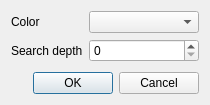
<?xml version="1.0" encoding="UTF-8"?>
<ui version="4.0">
 <class>SettingsDialog</class>
 <widget class="QDialog" name="SettingsDialog">
  <property name="geometry">
   <rect>
    <x>0</x>
    <y>0</y>
    <width>210</width>
    <height>105</height>
   </rect>
  </property>
  <property name="windowTitle">
   <string>Dialog</string>
  </property>
  <layout class="QVBoxLayout" name="verticalLayout">
   <item>
    <layout class="QFormLayout" name="formLayout">
     <property name="fieldGrowthPolicy">
      <enum>QFormLayout::AllNonFixedFieldsGrow</enum>
     </property>
     <item row="0" column="0">
      <widget class="QLabel" name="label_5">
       <property name="text">
        <string>Color</string>
       </property>
      </widget>
     </item>
     <item row="0" column="1">
      <widget class="QComboBox" name="comboBoxColor"/>
     </item>
     <item row="1" column="0">
      <widget class="QLabel" name="label_2">
       <property name="text">
        <string>Search depth</string>
       </property>
      </widget>
     </item>
     <item row="1" column="1">
      <widget class="QSpinBox" name="spinBox"/>
     </item>
    </layout>
   </item>
   <item>
    <widget class="QDialogButtonBox" name="buttonBox">
     <property name="orientation">
      <enum>Qt::Horizontal</enum>
     </property>
     <property name="standardButtons">
      <set>QDialogButtonBox::Cancel|QDialogButtonBox::Ok</set>
     </property>
    </widget>
   </item>
  </layout>
 </widget>
 <resources/>
 <connections>
  <connection>
   <sender>buttonBox</sender>
   <signal>accepted()</signal>
   <receiver>SettingsDialog</receiver>
   <slot>accept()</slot>
   <hints>
    <hint type="sourcelabel">
     <x>248</x>
     <y>254</y>
    </hint>
    <hint type="destinationlabel">
     <x>157</x>
     <y>274</y>
    </hint>
   </hints>
  </connection>
  <connection>
   <sender>buttonBox</sender>
   <signal>rejected()</signal>
   <receiver>SettingsDialog</receiver>
   <slot>reject()</slot>
   <hints>
    <hint type="sourcelabel">
     <x>316</x>
     <y>260</y>
    </hint>
    <hint type="destinationlabel">
     <x>286</x>
     <y>274</y>
    </hint>
   </hints>
  </connection>
 </connections>
</ui>
